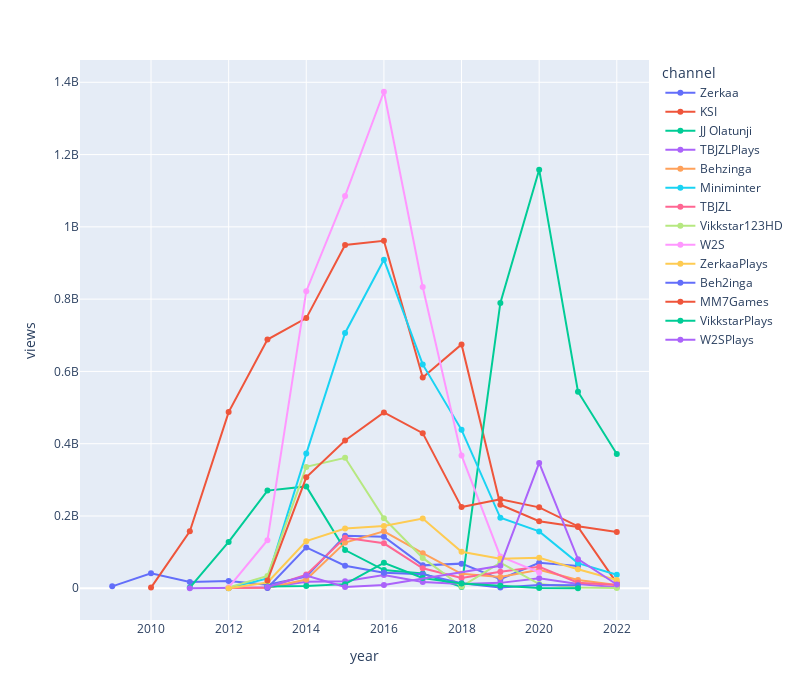

Here is the notebook cell this chart was saved with:
### Code cell
fig = px.line(df_yearly_views, x='year', y='views', color='channel', markers=True,width=800,height=700)
fig.show()

### Figure 1 — Plotly figure (JSON) as saved in the notebook; plotly's stock layout.template omitted (floating-point values rounded to 4 significant figures)
{"data": [{"hovertemplate": "channel=Zerkaa<br>year=%{x}<br>views=%{y}<extra></extra>", "legendgroup": "Zerkaa", "line": {"color": "#636efa", "dash": "solid"}, "marker": {"symbol": "circle"}, "mode": "markers+lines", "name": "Zerkaa", "orientation": "v", "showlegend": true, "type": "scatter", "x": [2009, 2010, 2011, 2012, 2013, 2014, 2015, 2016, 2017, 2018, 2019, 2020, 2021], "xaxis": "x", "y": [5246471, 41331503, 17459802, 19917747, 9622736, 32055490, 144924810, 142689027, 63302207, 68113442, 25039323, 70478004, 61368384], "yaxis": "y"}, {"hovertemplate": "channel=KSI<br>year=%{x}<br>views=%{y}<extra></extra>", "legendgroup": "KSI", "line": {"color": "#EF553B", "dash": "solid"}, "marker": {"symbol": "circle"}, "mode": "markers+lines", "name": "KSI", "orientation": "v", "showlegend": true, "type": "scatter", "x": [2010, 2011, 2012, 2013, 2014, 2015, 2016, 2017, 2018, 2019, 2020, 2021, 2022], "xaxis": "x", "y": [1757899, 157600838, 487465924, 688268143, 747440453, 949866741, 961441521, 582889544, 674640202, 231054935, 185538964, 169678352, 14200959], "yaxis": "y"}, {"hovertemplate": "channel=JJ Olatunji<br>year=%{x}<br>views=%{y}<extra></extra>", "legendgroup": "JJ Olatunji", "line": {"color": "#00cc96", "dash": "solid"}, "marker": {"symbol": "circle"}, "mode": "markers+lines", "name": "JJ Olatunji", "orientation": "v", "showlegend": true, "type": "scatter", "x": [2011, 2012, 2013, 2014, 2015, 2016, 2017, 2018, 2019, 2020, 2021, 2022], "xaxis": "x", "y": [1992427, 128194302, 270182040, 281768177, 105766898, 50437636, 40941547, 3755933, 789593015, 1158132896, 543902558, 371567976], "yaxis": "y"}, {"hovertemplate": "channel=TBJZLPlays<br>year=%{x}<br>views=%{y}<extra></extra>", "legendgroup": "TBJZLPlays", "line": {"color": "#ab63fa", "dash": "solid"}, "marker": {"symbol": "circle"}, "mode": "markers+lines", "name": "TBJZLPlays", "orientation": "v", "showlegend": true, "type": "scatter", "x": [2011, 2012, 2013, 2014, 2015, 2016, 2017, 2018, 2019, 2020, 2021, 2022], "xaxis": "x", "y": [70617, 581338, 1747527, 18275991, 19345222, 36483870, 17191461, 11997958, 14874645, 27930497, 11627291, 2630983], "yaxis": "y"}, {"hovertemplate": "channel=Behzinga<br>year=%{x}<br>views=%{y}<extra></extra>", "legendgroup": "Behzinga", "line": {"color": "#FFA15A", "dash": "solid"}, "marker": {"symbol": "circle"}, "mode": "markers+lines", "name": "Behzinga", "orientation": "v", "showlegend": true, "type": "scatter", "x": [2012, 2013, 2014, 2015, 2016, 2017, 2018, 2019, 2020, 2021, 2022], "xaxis": "x", "y": [507752, 1588119, 24094232, 126512531, 157440162, 97042584, 40061440, 31380957, 50928508, 22659680, 8710490], "yaxis": "y"}, {"hovertemplate": "channel=Miniminter<br>year=%{x}<br>views=%{y}<extra></extra>", "legendgroup": "Miniminter", "line": {"color": "#19d3f3", "dash": "solid"}, "marker": {"symbol": "circle"}, "mode": "markers+lines", "name": "Miniminter", "orientation": "v", "showlegend": true, "type": "scatter", "x": [2012, 2013, 2014, 2015, 2016, 2017, 2018, 2019, 2020, 2021, 2022], "xaxis": "x", "y": [339911, 27173780, 372585094, 706499882, 909148944, 619275902, 438281572, 194971748, 157309911, 69510915, 37458997], "yaxis": "y"}, {"hovertemplate": "channel=TBJZL<br>year=%{x}<br>views=%{y}<extra></extra>", "legendgroup": "TBJZL", "line": {"color": "#FF6692", "dash": "solid"}, "marker": {"symbol": "circle"}, "mode": "markers+lines", "name": "TBJZL", "orientation": "v", "showlegend": true, "type": "scatter", "x": [2012, 2013, 2014, 2015, 2016, 2017, 2018, 2019, 2020, 2021, 2022], "xaxis": "x", "y": [493002, 2081135, 37752066, 139575820, 124360876, 55165548, 28558854, 45513801, 59465285, 15094742, 8717022], "yaxis": "y"}, {"hovertemplate": "channel=Vikkstar123HD<br>year=%{x}<br>views=%{y}<extra></extra>", "legendgroup": "Vikkstar123HD", "line": {"color": "#B6E880", "dash": "solid"}, "marker": {"symbol": "circle"}, "mode": "markers+lines", "name": "Vikkstar123HD", "orientation": "v", "showlegend": true, "type": "scatter", "x": [2012, 2013, 2014, 2015, 2016, 2017, 2018, 2019, 2020, 2021, 2022], "xaxis": "x", "y": [2414353, 34142663, 335822057, 360953830, 193682251, 83939889, 4814534, 70723996, 11731772, 2306440, 572184], "yaxis": "y"}, {"hovertemplate": "channel=W2S<br>year=%{x}<br>views=%{y}<extra></extra>", "legendgroup": "W2S", "line": {"color": "#FF97FF", "dash": "solid"}, "marker": {"symbol": "circle"}, "mode": "markers+lines", "name": "W2S", "orientation": "v", "showlegend": true, "type": "scatter", "x": [2012, 2013, 2014, 2015, 2016, 2017, 2018, 2019, 2020], "xaxis": "x", "y": [2611377, 132877153, 822011159, 1085566136, 1373817211, 833686267, 367607729, 87951397, 43768134], "yaxis": "y"}, {"hovertemplate": "channel=ZerkaaPlays<br>year=%{x}<br>views=%{y}<extra></extra>", "legendgroup": "ZerkaaPlays", "line": {"color": "#FECB52", "dash": "solid"}, "marker": {"symbol": "circle"}, "mode": "markers+lines", "name": "ZerkaaPlays", "orientation": "v", "showlegend": true, "type": "scatter", "x": [2012, 2013, 2014, 2015, 2016, 2017, 2018, 2019, 2020, 2021, 2022], "xaxis": "x", "y": [50323, 15965754, 130351792, 165057155, 172020873, 192979759, 101080893, 81470608, 84347062, 52467658, 22956721], "yaxis": "y"}, {"hovertemplate": "channel=Beh2inga<br>year=%{x}<br>views=%{y}<extra></extra>", "legendgroup": "Beh2inga", "line": {"color": "#636efa", "dash": "solid"}, "marker": {"symbol": "circle"}, "mode": "markers+lines", "name": "Beh2inga", "orientation": "v", "showlegend": true, "type": "scatter", "x": [2013, 2014, 2015, 2016, 2017, 2018, 2019, 2020, 2021], "xaxis": "x", "y": [709057, 113089027, 62332810, 43127703, 39002642, 14078133, 2312767, 8746960, 8292839], "yaxis": "y"}, {"hovertemplate": "channel=MM7Games<br>year=%{x}<br>views=%{y}<extra></extra>", "legendgroup": "MM7Games", "line": {"color": "#EF553B", "dash": "solid"}, "marker": {"symbol": "circle"}, "mode": "markers+lines", "name": "MM7Games", "orientation": "v", "showlegend": true, "type": "scatter", "x": [2013, 2014, 2015, 2016, 2017, 2018, 2019, 2020, 2021, 2022], "xaxis": "x", "y": [21764060, 306874105, 408888857, 486350829, 429201925, 224538247, 246470334, 223791092, 171245147, 155412439], "yaxis": "y"}, {"hovertemplate": "channel=VikkstarPlays<br>year=%{x}<br>views=%{y}<extra></extra>", "legendgroup": "VikkstarPlays", "line": {"color": "#00cc96", "dash": "solid"}, "marker": {"symbol": "circle"}, "mode": "markers+lines", "name": "VikkstarPlays", "orientation": "v", "showlegend": true, "type": "scatter", "x": [2013, 2014, 2015, 2016, 2017, 2018, 2019, 2020, 2021], "xaxis": "x", "y": [4882133, 6152301, 11392942, 70334373, 28480386, 13032949, 6664063, 392558, 0], "yaxis": "y"}, {"hovertemplate": "channel=W2SPlays<br>year=%{x}<br>views=%{y}<extra></extra>", "legendgroup": "W2SPlays", "line": {"color": "#ab63fa", "dash": "solid"}, "marker": {"symbol": "circle"}, "mode": "markers+lines", "name": "W2SPlays", "orientation": "v", "showlegend": true, "type": "scatter", "x": [2013, 2014, 2015, 2016, 2019, 2020, 2021, 2022], "xaxis": "x", "y": [3341442, 35278145, 3277366, 9011576, 62110215, 346746028, 80503432, 10468751], "yaxis": "y"}], "layout": {"height": 700, "legend": {"title": {"text": "channel"}, "tracegroupgap": 0}, "margin": {"t": 60}, "width": 800, "xaxis": {"anchor": "y", "autorange": true, "domain": [0, 1], "range": [2008.0, 2023.0], "title": {"text": "year"}, "type": "linear"}, "yaxis": {"anchor": "x", "autorange": true, "domain": [0, 1], "range": [-87850000.0, 1462000000.0], "title": {"text": "views"}, "type": "linear"}}}
